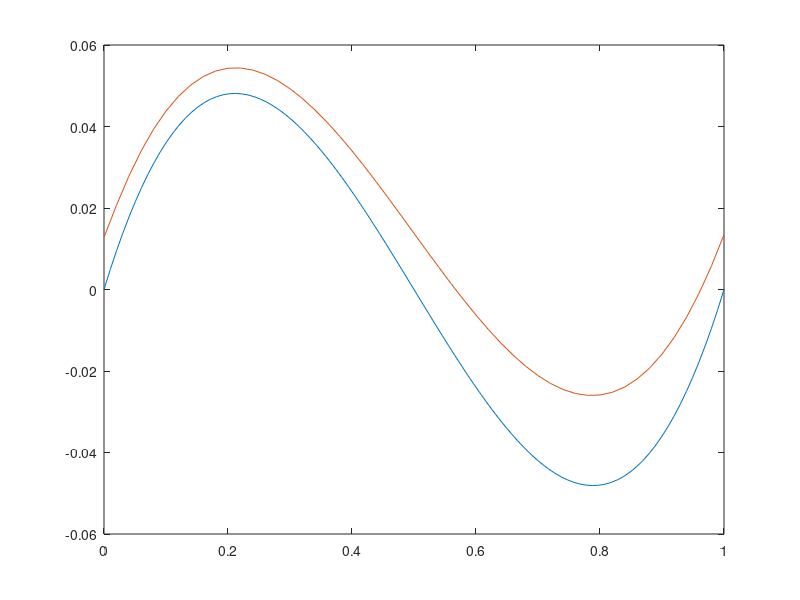

This figure's MATLAB source:
x=linspace(0,1)
y=x.^3-1.5.*x.^2+0.5.*x
%plot(x,y)

fprintf('Project2_output.csv?\n');
type Project2_output.csv			% List Project2_output.csv 
A = csvread('Project2_output.csv')		% Project2_output.csv => A

Cx=A(:,4)
Cy=A(:,5)

plot(x,y,Cx,Cy)

CIdeal_y=A(:,6)

%plot(Cy,CIdeal_y)